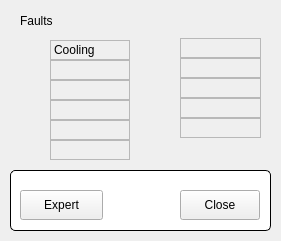
<?xml version="1.0" encoding="UTF-8"?>
<ui version="4.0">
 <class>uiSRPowerSupplyFaults</class>
 <widget class="QMainWindow" name="uiSRPowerSupplyFaults">
  <property name="geometry">
   <rect>
    <x>0</x>
    <y>0</y>
    <width>281</width>
    <height>241</height>
   </rect>
  </property>
  <property name="windowTitle">
   <string>SR PS Faults</string>
  </property>
  <widget class="QWidget" name="centralWidget">
   <widget class="QESimpleShape" name="qesimpleshape_2">
    <property name="geometry">
     <rect>
      <x>20</x>
      <y>62</y>
      <width>16</width>
      <height>16</height>
     </rect>
    </property>
    <property name="ledType">
     <enum>QSimpleShape::Error</enum>
    </property>
    <property name="variable" stdset="0">
     <string>$(group):getFaults.B1</string>
    </property>
    <property name="variableSubstitutions" stdset="0">
     <string/>
    </property>
   </widget>
   <widget class="QESimpleShape" name="qesimpleshape_10">
    <property name="geometry">
     <rect>
      <x>150</x>
      <y>100</y>
      <width>16</width>
      <height>16</height>
     </rect>
    </property>
    <property name="ledType">
     <enum>QSimpleShape::Error</enum>
    </property>
    <property name="variable" stdset="0">
     <string>$(group):getFaults.B9</string>
    </property>
    <property name="variableSubstitutions" stdset="0">
     <string/>
    </property>
   </widget>
   <widget class="QELabel" name="qelabel_5">
    <property name="geometry">
     <rect>
      <x>50</x>
      <y>120</y>
      <width>80</width>
      <height>20</height>
     </rect>
    </property>
    <property name="frameShape">
     <enum>QFrame::StyledPanel</enum>
    </property>
    <property name="variable" stdset="0">
     <string>$(group):getFaults.B4ST</string>
    </property>
    <property name="variableSubstitutions" stdset="0">
     <string/>
    </property>
   </widget>
   <widget class="QELabel" name="qelabel_6">
    <property name="geometry">
     <rect>
      <x>50</x>
      <y>140</y>
      <width>80</width>
      <height>20</height>
     </rect>
    </property>
    <property name="frameShape">
     <enum>QFrame::StyledPanel</enum>
    </property>
    <property name="variable" stdset="0">
     <string>$(group):getFaults.B5ST</string>
    </property>
    <property name="variableSubstitutions" stdset="0">
     <string/>
    </property>
   </widget>
   <widget class="QESimpleShape" name="qesimpleshape_3">
    <property name="geometry">
     <rect>
      <x>20</x>
      <y>82</y>
      <width>16</width>
      <height>16</height>
     </rect>
    </property>
    <property name="ledType">
     <enum>QSimpleShape::Error</enum>
    </property>
    <property name="variable" stdset="0">
     <string>$(group):getFaults.B2</string>
    </property>
    <property name="variableSubstitutions" stdset="0">
     <string/>
    </property>
   </widget>
   <widget class="QELabel" name="qelabel_2">
    <property name="geometry">
     <rect>
      <x>50</x>
      <y>60</y>
      <width>80</width>
      <height>20</height>
     </rect>
    </property>
    <property name="frameShape">
     <enum>QFrame::StyledPanel</enum>
    </property>
    <property name="variable" stdset="0">
     <string>$(group):getFaults.B1ST</string>
    </property>
    <property name="variableSubstitutions" stdset="0">
     <string/>
    </property>
   </widget>
   <widget class="QLabel" name="label">
    <property name="geometry">
     <rect>
      <x>20</x>
      <y>10</y>
      <width>66</width>
      <height>21</height>
     </rect>
    </property>
    <property name="text">
     <string>Faults</string>
    </property>
   </widget>
   <widget class="QGroupBox" name="titleGroupBox_2">
    <property name="geometry">
     <rect>
      <x>10</x>
      <y>170</y>
      <width>261</width>
      <height>61</height>
     </rect>
    </property>
    <property name="styleSheet">
     <string notr="true">QGroupBox {
	background-color: rgb(255, 255, 255);
    border: 1px solid black;
    border-radius: 5px;
    margin-top: 0.5em;
}

QGroupBox::title {
    subcontrol-origin: margin;
    left: 10px;
    padding: 0 3px 0 3px;
}</string>
    </property>
    <property name="title">
     <string/>
    </property>
    <widget class="QPushButton" name="btnClose">
     <property name="geometry">
      <rect>
       <x>170</x>
       <y>20</y>
       <width>80</width>
       <height>30</height>
      </rect>
     </property>
     <property name="text">
      <string>Close</string>
     </property>
    </widget>
    <widget class="QPushButton" name="pushButton">
     <property name="geometry">
      <rect>
       <x>10</x>
       <y>20</y>
       <width>83</width>
       <height>30</height>
      </rect>
     </property>
     <property name="text">
      <string>Expert</string>
     </property>
    </widget>
   </widget>
   <widget class="QESimpleShape" name="qesimpleshape_5">
    <property name="geometry">
     <rect>
      <x>20</x>
      <y>122</y>
      <width>16</width>
      <height>16</height>
     </rect>
    </property>
    <property name="ledType">
     <enum>QSimpleShape::Error</enum>
    </property>
    <property name="variable" stdset="0">
     <string>$(group):getFaults.B4</string>
    </property>
    <property name="variableSubstitutions" stdset="0">
     <string/>
    </property>
   </widget>
   <widget class="QELabel" name="qelabel_8">
    <property name="geometry">
     <rect>
      <x>180</x>
      <y>58</y>
      <width>81</width>
      <height>20</height>
     </rect>
    </property>
    <property name="frameShape">
     <enum>QFrame::StyledPanel</enum>
    </property>
    <property name="variable" stdset="0">
     <string>$(group):getFaults.B7ST</string>
    </property>
    <property name="variableSubstitutions" stdset="0">
     <string/>
    </property>
   </widget>
   <widget class="QESimpleShape" name="qesimpleshape_7">
    <property name="geometry">
     <rect>
      <x>150</x>
      <y>40</y>
      <width>16</width>
      <height>16</height>
     </rect>
    </property>
    <property name="ledType">
     <enum>QSimpleShape::Error</enum>
    </property>
    <property name="variable" stdset="0">
     <string>$(group):getFaults.B6</string>
    </property>
    <property name="variableSubstitutions" stdset="0">
     <string/>
    </property>
   </widget>
   <widget class="QESimpleShape" name="qesimpleshape_6">
    <property name="geometry">
     <rect>
      <x>20</x>
      <y>142</y>
      <width>16</width>
      <height>16</height>
     </rect>
    </property>
    <property name="ledType">
     <enum>QSimpleShape::Error</enum>
    </property>
    <property name="variable" stdset="0">
     <string>$(group):getFaults.B5</string>
    </property>
    <property name="variableSubstitutions" stdset="0">
     <string/>
    </property>
   </widget>
   <widget class="QELabel" name="qelabel_9">
    <property name="geometry">
     <rect>
      <x>180</x>
      <y>78</y>
      <width>81</width>
      <height>20</height>
     </rect>
    </property>
    <property name="frameShape">
     <enum>QFrame::StyledPanel</enum>
    </property>
    <property name="variable" stdset="0">
     <string>$(group):getFaults.B8ST</string>
    </property>
    <property name="variableSubstitutions" stdset="0">
     <string/>
    </property>
   </widget>
   <widget class="QELabel" name="qelabel_7">
    <property name="geometry">
     <rect>
      <x>180</x>
      <y>38</y>
      <width>81</width>
      <height>20</height>
     </rect>
    </property>
    <property name="frameShape">
     <enum>QFrame::StyledPanel</enum>
    </property>
    <property name="variable" stdset="0">
     <string>$(group):getFaults.B6ST</string>
    </property>
    <property name="variableSubstitutions" stdset="0">
     <string/>
    </property>
   </widget>
   <widget class="QESimpleShape" name="qesimpleshape">
    <property name="geometry">
     <rect>
      <x>20</x>
      <y>42</y>
      <width>16</width>
      <height>16</height>
     </rect>
    </property>
    <property name="ledType">
     <enum>QSimpleShape::Error</enum>
    </property>
    <property name="variable" stdset="0">
     <string>$(group):getFaults.B0</string>
    </property>
    <property name="variableSubstitutions" stdset="0">
     <string/>
    </property>
   </widget>
   <widget class="QELabel" name="qelabel_3">
    <property name="geometry">
     <rect>
      <x>50</x>
      <y>80</y>
      <width>80</width>
      <height>20</height>
     </rect>
    </property>
    <property name="frameShape">
     <enum>QFrame::StyledPanel</enum>
    </property>
    <property name="variable" stdset="0">
     <string>$(group):getFaults.B2ST</string>
    </property>
    <property name="variableSubstitutions" stdset="0">
     <string/>
    </property>
   </widget>
   <widget class="QESimpleShape" name="qesimpleshape_9">
    <property name="geometry">
     <rect>
      <x>150</x>
      <y>80</y>
      <width>16</width>
      <height>16</height>
     </rect>
    </property>
    <property name="ledType">
     <enum>QSimpleShape::Error</enum>
    </property>
    <property name="variable" stdset="0">
     <string>$(group):getFaults.B8</string>
    </property>
    <property name="variableSubstitutions" stdset="0">
     <string/>
    </property>
   </widget>
   <widget class="QESimpleShape" name="qesimpleshape_4">
    <property name="geometry">
     <rect>
      <x>20</x>
      <y>102</y>
      <width>16</width>
      <height>16</height>
     </rect>
    </property>
    <property name="ledType">
     <enum>QSimpleShape::Error</enum>
    </property>
    <property name="variable" stdset="0">
     <string>$(group):getFaults.B3</string>
    </property>
    <property name="variableSubstitutions" stdset="0">
     <string/>
    </property>
   </widget>
   <widget class="QESimpleShape" name="qesimpleshape_8">
    <property name="geometry">
     <rect>
      <x>150</x>
      <y>60</y>
      <width>16</width>
      <height>16</height>
     </rect>
    </property>
    <property name="ledType">
     <enum>QSimpleShape::Error</enum>
    </property>
    <property name="variable" stdset="0">
     <string>$(group):getFaults.B7</string>
    </property>
    <property name="variableSubstitutions" stdset="0">
     <string/>
    </property>
   </widget>
   <widget class="QELabel" name="qelabel_4">
    <property name="geometry">
     <rect>
      <x>50</x>
      <y>100</y>
      <width>80</width>
      <height>20</height>
     </rect>
    </property>
    <property name="frameShape">
     <enum>QFrame::StyledPanel</enum>
    </property>
    <property name="variable" stdset="0">
     <string>$(group):getFaults.B3ST</string>
    </property>
    <property name="variableSubstitutions" stdset="0">
     <string/>
    </property>
   </widget>
   <widget class="QELabel" name="qelabel_11">
    <property name="geometry">
     <rect>
      <x>180</x>
      <y>118</y>
      <width>81</width>
      <height>20</height>
     </rect>
    </property>
    <property name="frameShape">
     <enum>QFrame::StyledPanel</enum>
    </property>
    <property name="variable" stdset="0">
     <string>$(group):getFaults.BAST</string>
    </property>
    <property name="variableSubstitutions" stdset="0">
     <string/>
    </property>
   </widget>
   <widget class="QELabel" name="qelabel_10">
    <property name="geometry">
     <rect>
      <x>180</x>
      <y>98</y>
      <width>81</width>
      <height>20</height>
     </rect>
    </property>
    <property name="frameShape">
     <enum>QFrame::StyledPanel</enum>
    </property>
    <property name="variable" stdset="0">
     <string>$(group):getFaults.B9ST</string>
    </property>
    <property name="variableSubstitutions" stdset="0">
     <string/>
    </property>
   </widget>
   <widget class="QESimpleShape" name="qesimpleshape_11">
    <property name="geometry">
     <rect>
      <x>150</x>
      <y>120</y>
      <width>16</width>
      <height>16</height>
     </rect>
    </property>
    <property name="ledType">
     <enum>QSimpleShape::Error</enum>
    </property>
    <property name="variable" stdset="0">
     <string>$(group):getFaults.BA</string>
    </property>
    <property name="variableSubstitutions" stdset="0">
     <string/>
    </property>
   </widget>
   <widget class="QLabel" name="label_2">
    <property name="geometry">
     <rect>
      <x>50</x>
      <y>40</y>
      <width>80</width>
      <height>20</height>
     </rect>
    </property>
    <property name="frameShape">
     <enum>QFrame::StyledPanel</enum>
    </property>
    <property name="text">
     <string>Cooling</string>
    </property>
   </widget>
  </widget>
 </widget>
 <customwidgets>
  <customwidget>
   <class>QELabel</class>
   <extends>QLabel</extends>
   <header>QELabel.h</header>
  </customwidget>
  <customwidget>
   <class>QESimpleShape</class>
   <extends>QSimpleShape</extends>
   <header>QESimpleShape.h</header>
  </customwidget>
  <customwidget>
   <class>QSimpleShape</class>
   <extends>QWidget</extends>
   <header>QSimpleShape.h</header>
  </customwidget>
 </customwidgets>
 <resources/>
 <connections/>
</ui>
